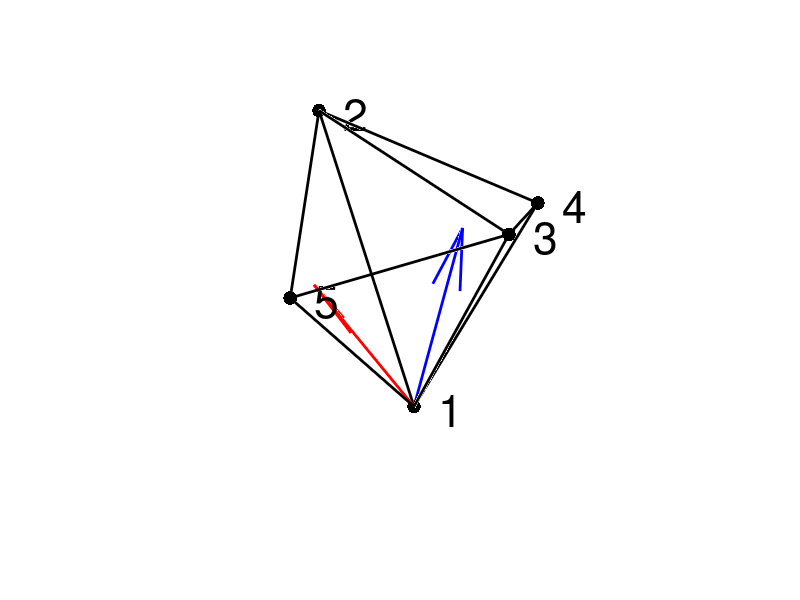

Recreate this plot in MATLAB.
clear all, close all
P1 = [0,0,0];
P2 = 1 * [0, sin(pi/6),cos(pi/6)];
P3 = 1 * [0,-sin(pi/6),cos(pi/6)];
P4 = 1 * [sin(pi/6),0,2*cos(pi/6)/3];
P5 = 1 * [-sin(pi/6),0,2*cos(pi/6)/3];

V1 = 0;
V2 = 0.55;
V3 = 0.4;
V4 = 0.15;
V5 = 0.15;

g1 = [P1;P2;P3;P4]\[V1;V2;V3;V4]%of right tetrahedron
g2 = [P1;P2;P3;P5]\[V1;V2;V3;V5]




figure(1)
plot3([P1(1);P2(1);P3(1);P1(1)],[P1(2);P2(2);P3(2);P1(2)],[P1(3);P2(3);P3(3);P1(3)],'.-k','MarkerSize',30,'LineWidth',2)
hold on
plot3([P1(1);P4(1)],[P1(2);P4(2)],[P1(3);P4(3)],'.-k','MarkerSize',30,'LineWidth',2)
plot3([P2(1);P4(1)],[P2(2);P4(2)],[P2(3);P4(3)],'.-k','MarkerSize',30,'LineWidth',2)
plot3([P3(1);P4(1)],[P3(2);P4(2)],[P3(3);P4(3)],'.-k','MarkerSize',30,'LineWidth',2)
quiver3(0,0,0,g1(1),g1(2),g1(3),'-r','LineWidth',2)
%
plot3([P1(1);P5(1)],[P1(2);P5(2)],[P1(3);P5(3)],'.-k','MarkerSize',30,'LineWidth',2)
plot3([P2(1);P5(1)],[P2(2);P5(2)],[P2(3);P5(3)],'.-k','MarkerSize',30,'LineWidth',2)
plot3([P3(1);P5(1)],[P3(2);P5(2)],[P3(3);P5(3)],'.-k','MarkerSize',30,'LineWidth',2)
quiver3(0,0,0,g2(1),g2(2),g2(3),'-b','LineWidth',2)

P = [P1;P2;P3;P4;P5];
for i=1:5
    text(P(i,1)+0.01,P(i,2),P(i,3)-0.015,['  ',num2str(i)],'FontSize',32,'Color','k')
end
axis equal
axis off